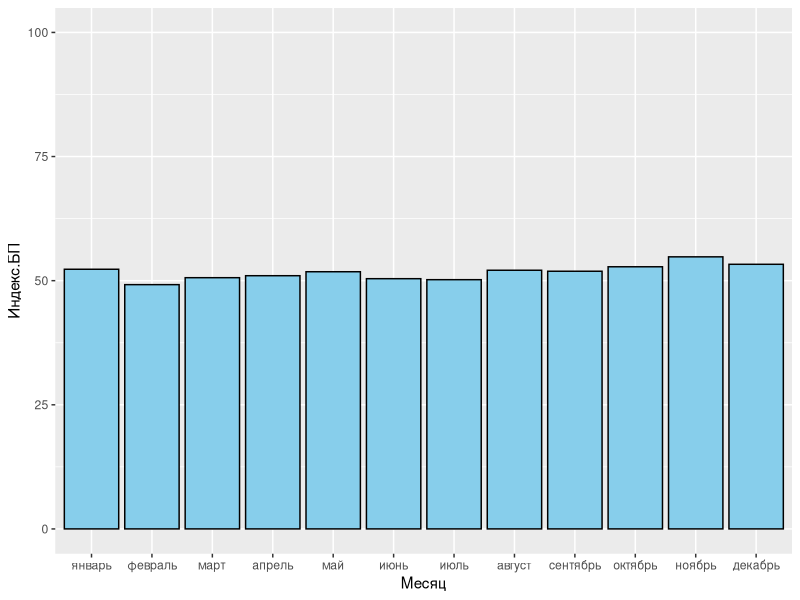
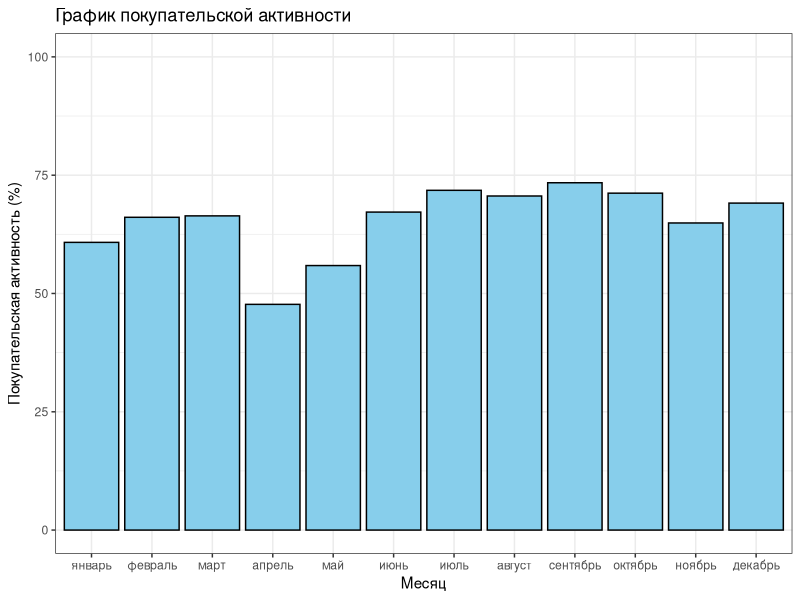
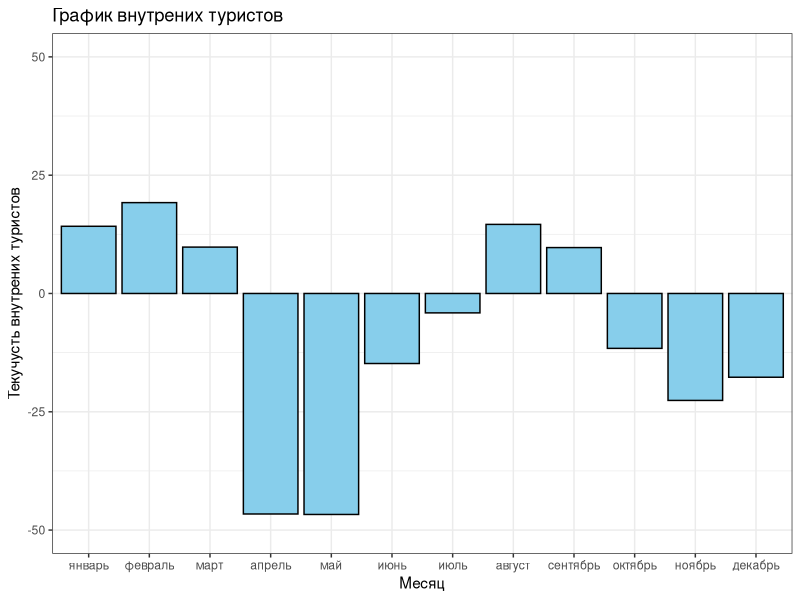
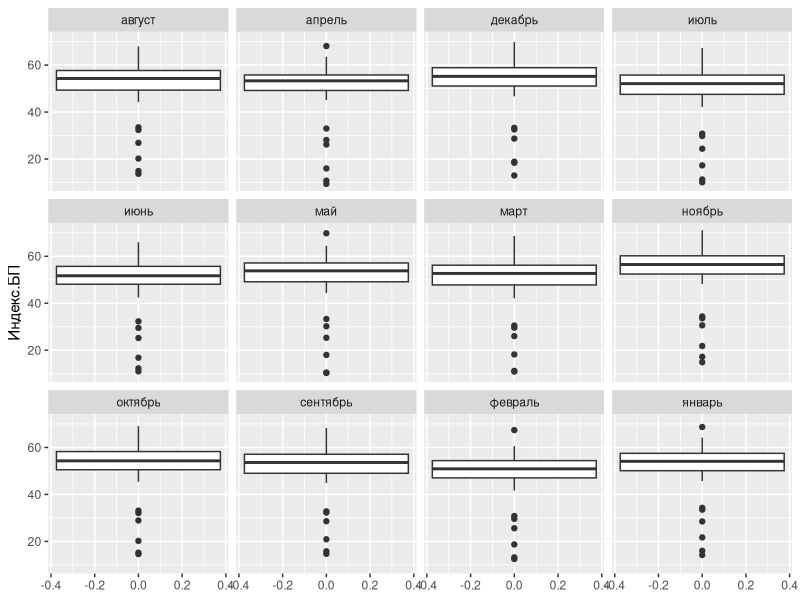
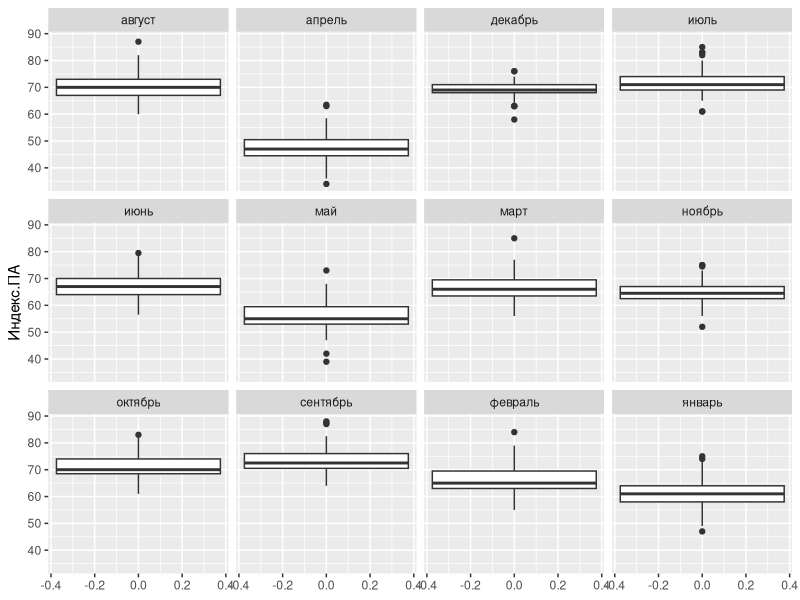
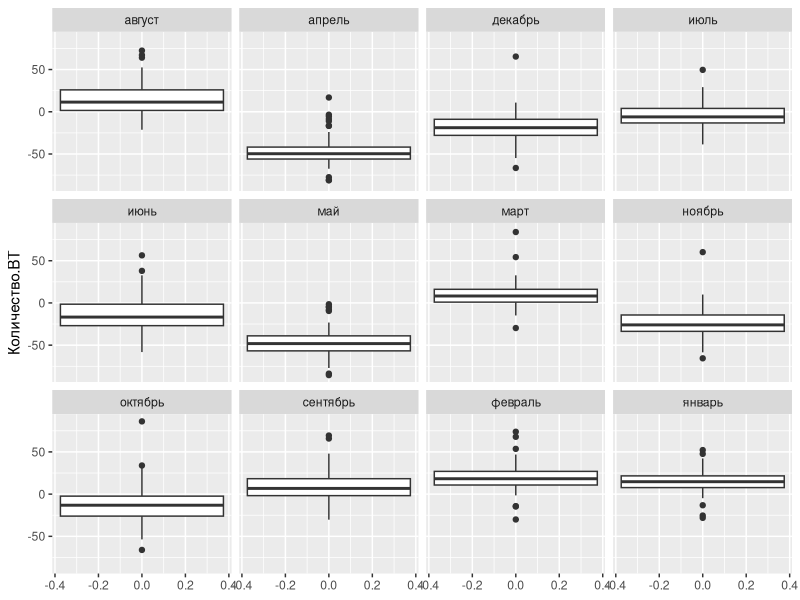
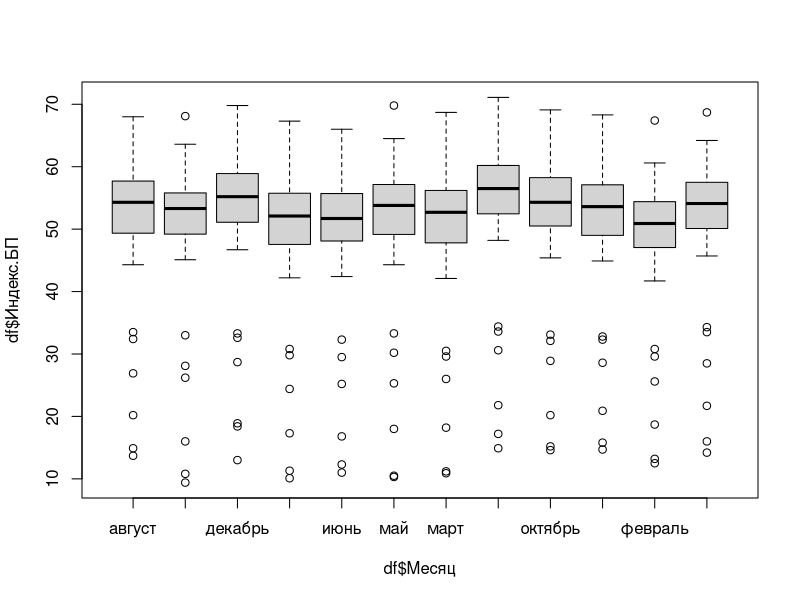
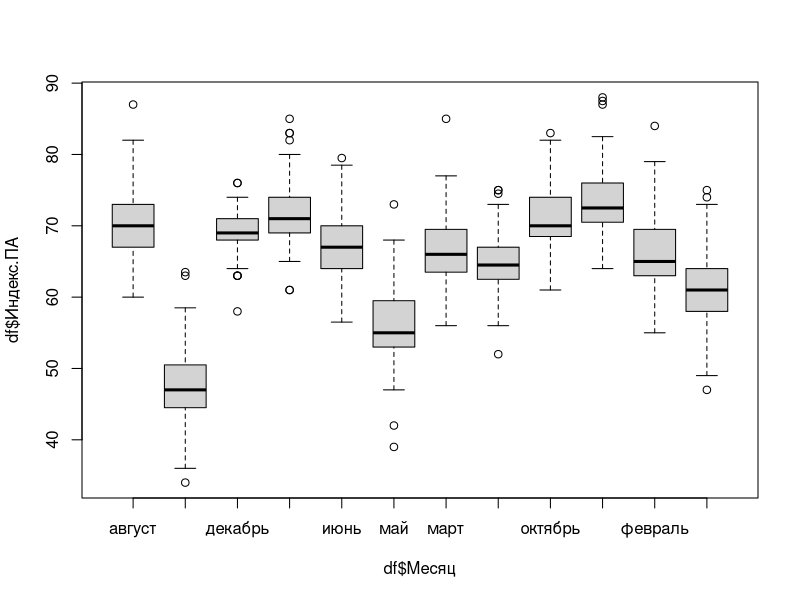

These charts were generated, in order, by the following R code:
## ---- chunk 1
setwd('C:/Users/yadon/Skillbox/R/TrustUs_R/data')
library(tidyverse)
library(readxl)
df <- read_excel('total.xlsx')
## ---- chunk 2
summary(df$Индекс.БП)
summary(df$Индекс.ПА)
summary(df$Количество.ВТ)
## ---- chunk 3
df_for_graf <- df %>% group_by(Месяц) %>% summarise(Индекс.БП = round(mean(Индекс.БП), 1),
                                                    Индекс.ПА = round(mean(Индекс.ПА), 1),
                                                    Количество.ВТ = round(mean(Количество.ВТ), 1))

df_for_graf$Месяц <- factor(df_for_graf$Месяц, levels = c('январь', 'февраль', 'март', 'апрель', 'май', 'июнь', 
                                                          'июль', 'август', 'сентябрь', 'октябрь', 'ноябрь', 'декабрь'))

ggplot(data = df_for_graf, aes(x = Месяц, y = Индекс.БП)) + 
  geom_col(fill = 'skyblue',
           col = 'black') +
  ylim(0, 100)
  theme_bw() +
  labs(title = 'График доли безналичных платежей',
       x = 'Месяц',
       y = 'Доля безналичных платежей (%)')
ggplot(data = df_for_graf, aes(x = Месяц, y = Индекс.ПА)) + 
  geom_col(fill = 'skyblue',
           col = 'black') +
  ylim(0, 100) +
  theme_bw() +
  labs(title = 'График покупательской активности',
       x = 'Месяц',
       y = 'Покупательская активность (%)')
ggplot(data = df_for_graf, aes(x = Месяц, y = Количество.ВТ)) + 
  geom_col(fill = 'skyblue',
           col = 'black') +
  ylim(-50, 50) +
  theme_bw() +
  labs(title = 'График внутрених туристов',
       x = 'Месяц',
       y = 'Текучусть внутрених туристов')
## ---- chunk 4
ggplot(data = df, aes(y = Индекс.БП)) + geom_boxplot() + facet_wrap(~Месяц)
ggplot(data = df, aes(y = Индекс.ПА)) + geom_boxplot() + facet_wrap(~Месяц)
ggplot(data = df, aes(y = Количество.ВТ)) + geom_boxplot() + facet_wrap(~Месяц)
## ---- chunk 5
index_bp <- boxplot(df$Индекс.БП ~ df$Месяц)
df_out_index_bp <- df[df$Индекс.БП %in% index_bp$out, ]

index_pa <- boxplot(df$Индекс.ПА ~ df$Месяц)
df_out_index_pa <- df[df$Индекс.ПА %in% index_pa$out, ]

count_vt <- boxplot(df$Количество.ВТ ~ df$Месяц)
df_out_count_vt <- df[df$Количество.ВТ %in% count_vt$out, ]
